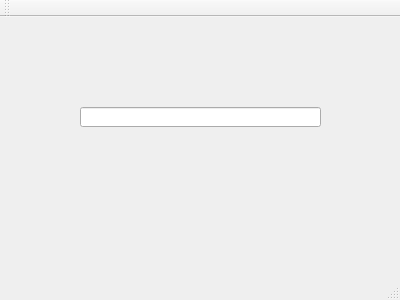
<?xml version="1.0" encoding="UTF-8"?>
<ui version="4.0">
 <class>MainWindow</class>
 <widget class="QMainWindow" name="MainWindow">
  <property name="geometry">
   <rect>
    <x>0</x>
    <y>0</y>
    <width>400</width>
    <height>300</height>
   </rect>
  </property>
  <property name="windowTitle">
   <string>MainWindow</string>
  </property>
  <widget class="QWidget" name="centralWidget">
   <widget class="QLineEdit" name="lineEdit">
    <property name="geometry">
     <rect>
      <x>80</x>
      <y>90</y>
      <width>241</width>
      <height>20</height>
     </rect>
    </property>
   </widget>
  </widget>
  <widget class="QMenuBar" name="menuBar">
   <property name="geometry">
    <rect>
     <x>0</x>
     <y>0</y>
     <width>400</width>
     <height>23</height>
    </rect>
   </property>
  </widget>
  <widget class="QToolBar" name="mainToolBar">
   <attribute name="toolBarArea">
    <enum>TopToolBarArea</enum>
   </attribute>
   <attribute name="toolBarBreak">
    <bool>false</bool>
   </attribute>
  </widget>
  <widget class="QStatusBar" name="statusBar"/>
 </widget>
 <layoutdefault spacing="6" margin="11"/>
 <resources/>
 <connections/>
</ui>
